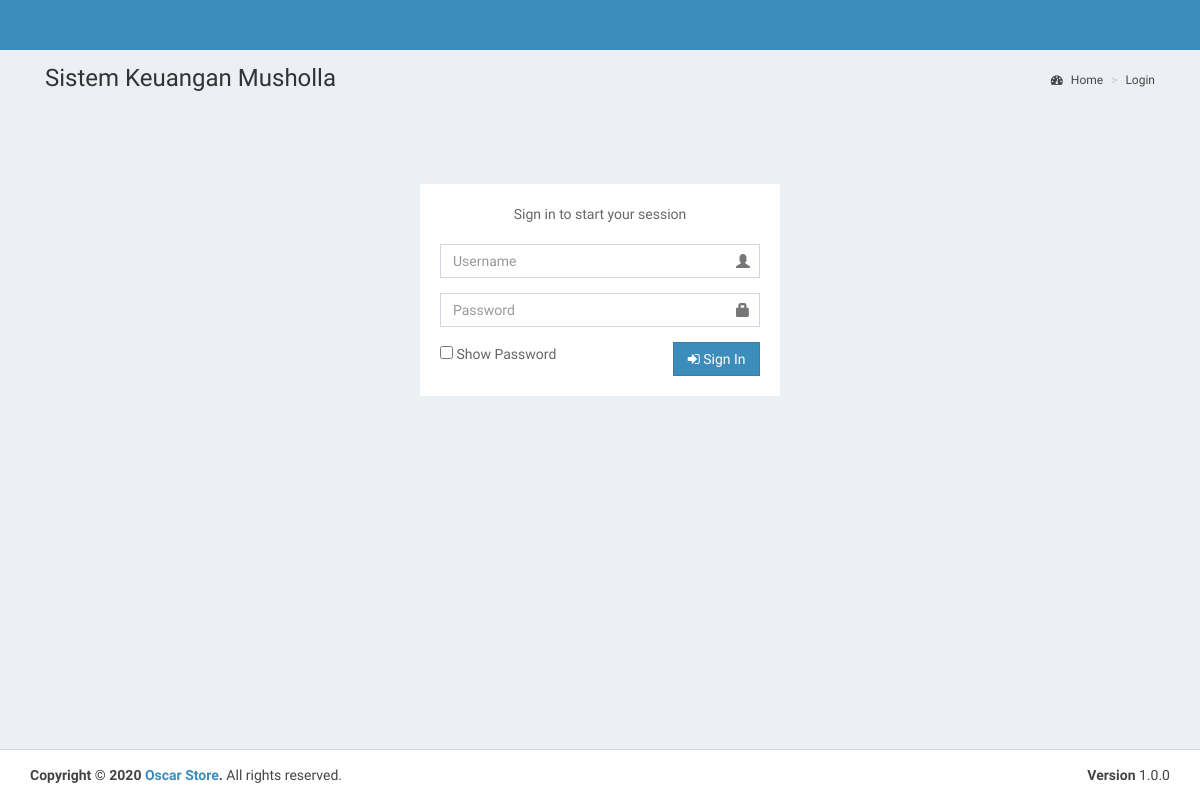
Before: / with the older database file.
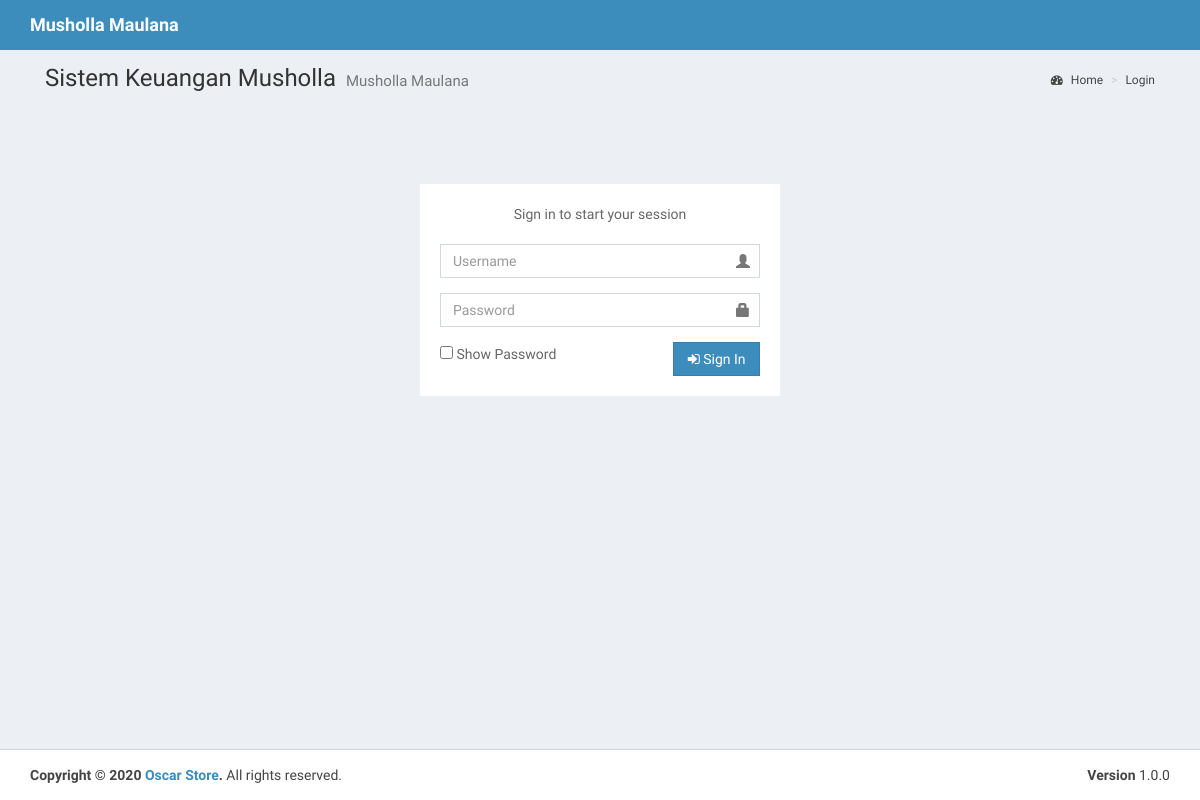
After: the same page with the newer database file.
### tables this page shows
CREATE TABLE `tb_pengaturan` (
  `id` int(11) NOT NULL,
  `namaMusholla` varchar(256) NOT NULL,
  `alamat` text NOT NULL,
  `telp` varchar(16) NOT NULL
);

### application/controllers/Welcome.php (called while the page is built, shortened)
<?php
class Welcome extends CI_Controller {
	public function index()
	{
		if ($this->session->userdata('id') != '') {
			redirect ('admin/dashboard');
		} else {
			$data['pengaturan'] = $this->m_model->get('tb_pengaturan')->result();
			$this->load->view('login', $data);
		}
	}
}

### index.php (called while the page is built, shortened)
<?php
require_once BASEPATH.'core/CodeIgniter.php';

### application/models/M_model.php (called while the page is built, shortened)
<?php
class M_model extends CI_Model {
    public function get($table)
    {
        $this->db->ORDER_BY('id', 'DESC');
        return $this->db->get($table);
    }
}

### application/views/login.php (the view, shortened to what this page needs)
<!DOCTYPE html>
<html>
<head>
  <link rel="stylesheet" href="<?php echo base_url('assets') ?>/bootstrap/css/bootstrap.min.css">
  <link rel="stylesheet" href="https://cdnjs.cloudflare.com/ajax/libs/font-awesome/4.5.0/css/font-awesome.min.css">
  <link rel="stylesheet" href="https://cdnjs.cloudflare.com/ajax/libs/ionicons/2.0.1/css/ionicons.min.css">
  <link rel="stylesheet" href="<?php echo base_url('assets') ?>/dist/css/AdminLTE.min.css">
  <link rel="stylesheet" href="<?php echo base_url('assets') ?>/dist/css/skins/_all-skins.min.css">
</head>
<body class="hold-transition skin-blue layout-top-nav">
<div class="wrapper">
    <?php
      foreach ($pengaturan as $prn) {
      }
    ?>
  <header class="main-header">
    <nav class="navbar navbar-static-top">
      <div class="container">
        <div class="navbar-header">
          <a href="<?php echo base_url('assets') ?>/index2.html" class="navbar-brand"><b><?php echo $prn->namaMusholla; ?></b></a>
        </div>
      </div>
    </nav>
  </header>
  <div class="content-wrapper">
    <div class="container">
      <section class="content-header">
        <h1>
          Sistem Keuangan Musholla
          <small><?php echo $prn->namaMusholla; ?></small>
        </h1>
        <ol class="breadcrumb">
          <li><a href="#"><i class="fa fa-dashboard"></i> Home</a></li>
          <li><a href="#">Login</a></li>
        </ol>
      </section>
      <section class="content">
      <div class="login-box">
        <div class="login-box-body">
          <p class="login-box-msg">Sign in to start your session</p>
          <form action="<?php echo base_url('index.php/welcome/login') ?>" method="post">
            <div class="form-group has-feedback">
              <input type="text" class="form-control" placeholder="Username" name="username" required>
            </div>
            <div class="form-group has-feedback">
              <input type="password" class="form-control" placeholder="Password" id="password" name="password" required>
            </div>
            <div class="row">
              <div class="col-xs-8">
                <input type="checkbox" id="checkbox"> Show Password
              </div>
              <div class="col-xs-4">
                <button type="submit" class="btn btn-primary btn-block btn-flat">
                  <div class="fa fa-sign-in"></div> Sign In</button>
              </div>
            </div>
          </form>
        </div>
      </div>
      </section>
    </div>
  </div>
  <footer class="main-footer">
    <div class="container">
      <div class="pull-right hidden-xs">
        <b>Version</b> 1.0.0
      </div>
      <strong>Copyright &copy; <?php date_default_timezone_set('Asia/Jakarta'); echo date('Y') ?> <a href="http://shopee.co.id/muhaidi7499">Oscar Store</a>.</strong> All rights
      reserved.
    </div>
  </footer>
</div>
</body>
</html>

Changed rows visible on the page:
added tb_pengaturan: namaMusholla "Musholla Maulana"
